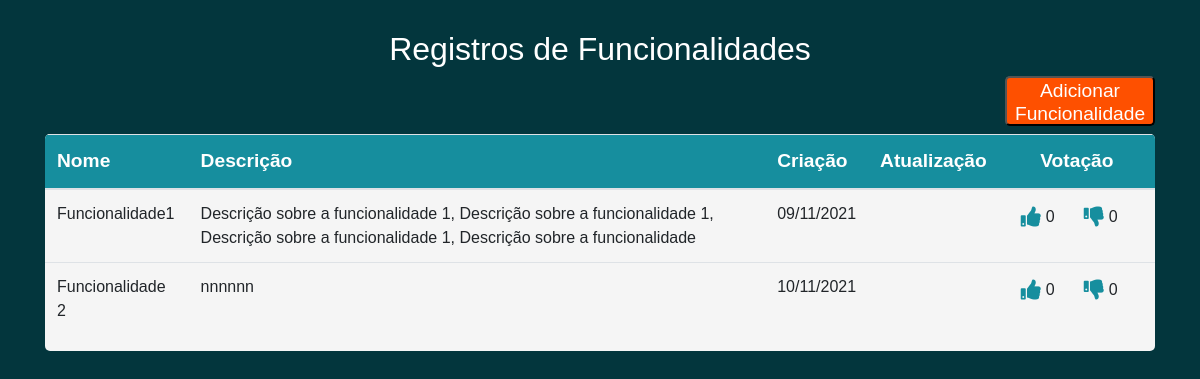
The page / on the database its author committed.
### tables this page shows
CREATE TABLE `funcionalidades` (
  `id` int(11) NOT NULL,
  `nome` varchar(80) NOT NULL,
  `descricao` text NOT NULL,
  `criacao` date NOT NULL,
  `votacao` enum('S','N') NOT NULL,
  `desenvolvimento` enum('S','N') NOT NULL
);

### model/Conexao.class.php (called while the page is built, shortened)
<?php
	$conn = mysqli_connect('localhost', 'root', '', 'cadastrofunc');
	$user_id = 3;
function getLikes($id)
{
  global $conn;
  $sql = "SELECT COUNT(*) FROM rating_info
  		  WHERE func_id = $id AND rating_action='like'";
  $rs = mysqli_query($conn, $sql);
  $result = mysqli_fetch_array($rs);
  return $result[0];
}
function getDislikes($id)
{
  global $conn;
  $sql = "SELECT COUNT(*) FROM rating_info
  		  WHERE func_id = $id AND rating_action='dislike'";
  $rs = mysqli_query($conn, $sql);
  $result = mysqli_fetch_array($rs);
  return $result[0];
}
function userLiked($func_id)
{
  global $conn;
  global $user_id;
  $sql = "SELECT * FROM rating_info WHERE user_id=$user_id
  		  AND func_id=$func_id AND rating_action='like'";
  $result = mysqli_query($conn, $sql);
  if (mysqli_num_rows($result) > 0) {
  	return true;
  }else{
  	return false;
  }
}
function userDisliked($func_id)
{
  global $conn;
  global $user_id;
  $sql = "SELECT * FROM rating_info WHERE user_id=$user_id
  		  AND func_id=$func_id AND rating_action='dislike'";
  $result = mysqli_query($conn, $sql);
  if (mysqli_num_rows($result) > 0) {
  	return true;
  }else{
  	return false;
  }
}
$sql = "SELECT * FROM funcionalidades";
$result = mysqli_query($conn, $sql);
$funcionalidades = mysqli_fetch_all($result, MYSQLI_ASSOC);
?>

### index.php (the view, shortened to what this page needs)
<?php
include_once 'model/Conexao.class.php';
?>
<!DOCTYPE html>
<html>
<head>
	<?php include_once 'view/dependencias.php'; ?>
	<link rel="stylesheet" href="index.css" />
</head>
<body>
<div class="container">
	<h2 class="text-center">Registros de Funcionalidades</h2>
	<h5 class="text-right">
		<a href="view/cadastro.php">
           <button class="buttonAdicionar">
				Adicionar Funcionalidade
			</button>
		</a>
	</h5>
	<div class="table-responsive">
		<table id="sortTable" class="table table-hover">
			<thead class="thead">
				<tr>
					<th>Nome</th>
					<th>Descrição</th>
					<th>Criação</th>
					<th id="atualizacao">Atualização</th>
					<th style="text-align: center;">Votação</th>
				</tr>
			</thead>
			<tbody>
                <?php foreach ($funcionalidades as $func): ?>
					<tr style="word-wrap:break-word;">
						<td><?php echo $func['nome']; ?></td>
						<td><?php echo mb_strimwidth($func['descricao'],0,140,''); ?></td>
						<td><?php echo date("d/m/Y", strtotime($func['criacao'])); ?></td>
						<td></td>
						<td>
							<div class="voting">
								<i
								<?php if (userLiked($func['id'])): ?>
									class="fa fa-thumbs-up like-btn"
								<?php else: ?>
									class="fa fa-thumbs-up like-btn"
								<?php endif ?>
								data-id="<?php echo $func['id'] ?>"></i>
								<span class="likes"><?php echo getLikes($func['id']); ?></span>
								<i
								<?php if (userDisliked($func['id'])): ?>
									class="fa fa-thumbs-down dislike-btn"
								<?php else: ?>
									class="fa fa-thumbs-down dislike-btn"
								<?php endif ?>
								data-id="<?php echo $func['id'] ?>"></i>
								<span class="dislikes"><?php echo getDislikes($func['id']); ?></span>
							</div>
						</td>
					</tr>
                <?php endforeach; ?>
			</tbody>
		</table>
	</div>
</div>
</body>
</html>

### view/dependencias.php (shortened to what this page needs)
<link rel="stylesheet" href="https://maxcdn.bootstrapcdn.com/bootstrap/4.0.0/css/bootstrap.min.css">
<link
      rel="stylesheet"
      href="https://cdnjs.cloudflare.com/ajax/libs/font-awesome/6.0.0-beta2/css/all.min.css"
    />
<link rel="stylesheet" href="https://use.fontawesome.com/releases/v5.1.0/css/all.css">

### index.css (style rules this page uses)
body { justify-content: center; background-color: #03363D; font-family: Arial, Helvetica, sans-serif; }
h2 { color: white; justify-content: justify; margin-top: 30px; }
.table-responsive { background-color: whitesmoke; border-radius: 5px; justify-content: center; }
th { background-color:rgb(22, 142, 158); font-size: 1.2rem; color: white; font-family: Arial, Helvetica, sans-serif; cursor: cell; }
.voting { position: relative; border-radius: 5px; padding: 3px; display: flex; justify-content: center; }
.fa { color: rgb(22, 142, 158); background: none; border: none; font-size: 20px; padding: 0 5px; margin: 2px 0; margin-left: 2px; cursor: pointer; }
.buttonAdicionar { background-color: #FE5000; color: white; width: 150px; height: 50px; font-size: 1.2rem; font-family: Arial, Helvetica, sans-serif; border-radius: 5px; cursor: pointer; text-align: center; justify-content: right; }

### rows shown on the page
funcionalidades: nome "Funcionalidade1", descricao "Descrição sobre a funcionalidade 1, Descrição sobre a funcionalidade 1, Descrição sobre a funcionalidade 1, Descrição sobre a funcionalidade", criacao "09/11/2021", id "0"
funcionalidades: nome "Funcionalidade 2", descricao "nnnnnn", criacao "10/11/2021", id "0"
